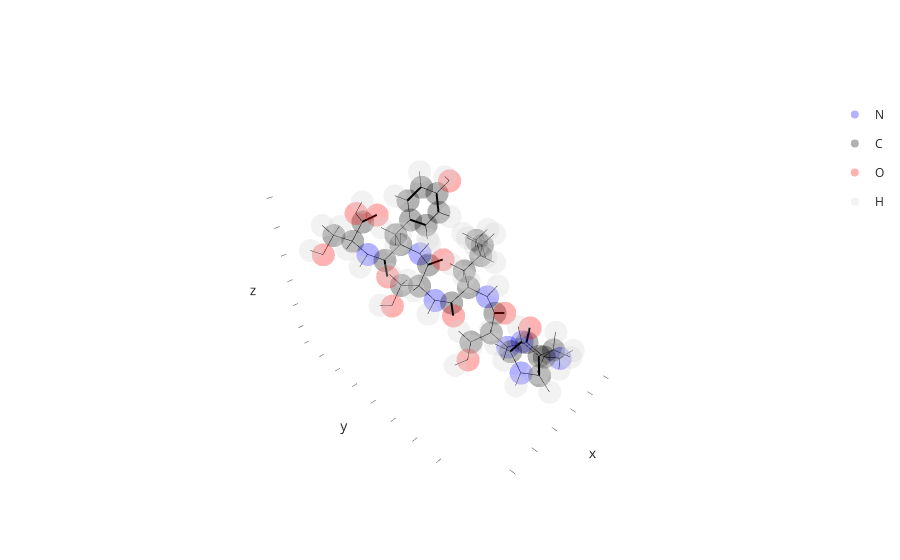

Notebook source saved alongside this figure:
### Code cell
# structure.rotate_descendants(10, 24, 50)
structure.show()

### Figure 1 — Plotly figure (JSON) as saved in the notebook; plotly's stock layout.template omitted (floating-point values rounded to 4 significant figures; data arrays with more than 128 entries replaced by an {"elided": "..."} marker saying what was removed)
{"data": [{"customdata": [["N", 1, 1, "HIS", "A"], ["ND1", 7, 1, "HIS", "A"], ["NE2", 10, 1, "HIS", "A"], ["N", 20, 2, "SER", "A"], ["N", 31, 3, "LEU", "A"], ["N", 50, 4, "SER", "A"], ["N", 61, 5, "TYR", "A"], ["N", 82, 6, "SER", "A"]], "hovertemplate": "atom_element=N<br>x=%{x}<br>y=%{y}<br>z=%{z}<br>atom_id=%{customdata[0]}<br>atom_serial=%{customdata[1]}<br>residue_serial=%{customdata[2]}<br>residue_name=%{customdata[3]}<br>chain_id=%{customdata[4]}<extra></extra>", "legendgroup": "N", "marker": {"color": "blue", "opacity": 0.3, "symbol": "circle"}, "mode": "markers", "name": "N", "scene": "scene", "showlegend": true, "type": "scatter3d", "x": [-0.04, 3.38, 5.058, 2.212, 1.526, 4.597, 3.265, 6.486], "y": [-1.21, -2.075, -0.801, -3.905, -6.431, -8.274, -11.11, -12.55], "z": [0.053, 3.129, 2.662, 0.7647, 3.232, 3.566, 5.331, 6.028]}, {"customdata": {"elided": "30x5 mixed values"}, "hovertemplate": "atom_element=C<br>x=%{x}<br>y=%{y}<br>z=%{z}<br>atom_id=%{customdata[0]}<br>atom_serial=%{customdata[1]}<br>residue_serial=%{customdata[2]}<br>residue_name=%{customdata[3]}<br>chain_id=%{customdata[4]}<extra></extra>", "legendgroup": "C", "marker": {"color": "black", "opacity": 0.3, "symbol": "circle"}, "mode": "markers", "name": "C", "scene": "scene", "showlegend": true, "type": "scatter3d", "x": [1.172, 1.083, 1.484, 2.94, 3.96, 4.693, 2.342, 2.048, 3.762, 2.339, 3.465, 1.48, 0.3531, -0.5152, 0.9523, 4.747, 3.665, 6.119, 4.096, 5.439, 3.403, 2.078, 0.941, 2.0, -0.2752, 0.787, -0.3564, 6.652, 5.438, 7.902], "y": [-1.709, -3.207, -0.975, -1.06, -0.251, -1.908, -5.26, -5.299, -5.772, -7.43, -7.883, -8.638, -8.189, -9.394, -7.584, -9.599, -9.848, -9.731, -12.1, -12.21, -13.47, -13.37, -13.02, -13.63, -12.93, -13.53, -13.19, -13.9, -14.3, -13.97], "z": [0.652, 0.905, 1.962, 2.353, 2.046, 3.317, 1.262, 2.755, 1.017, 3.895, 2.977, 4.268, 5.201, 5.57, 6.471, 4.133, 5.175, 4.795, 5.984, 5.275, 5.953, 6.663, 5.956, 8.019, 6.604, 8.672, 7.965, 6.538, 7.364, 7.417]}, {"customdata": [["O", 4, 1, "HIS", "A"], ["O", 23, 2, "SER", "A"], ["OG", 25, 2, "SER", "A"], ["O", 34, 3, "LEU", "A"], ["O", 53, 4, "SER", "A"], ["OG", 55, 4, "SER", "A"], ["O", 64, 5, "TYR", "A"], ["OH", 72, 5, "TYR", "A"], ["O", 85, 6, "SER", "A"], ["OG", 87, 6, "SER", "A"], ["OXT", 88, 6, "SER", "A"]], "hovertemplate": "atom_element=O<br>x=%{x}<br>y=%{y}<br>z=%{z}<br>atom_id=%{customdata[0]}<br>atom_serial=%{customdata[1]}<br>residue_serial=%{customdata[2]}<br>residue_name=%{customdata[3]}<br>chain_id=%{customdata[4]}<extra></extra>", "legendgroup": "O", "marker": {"color": "red", "opacity": 0.3, "symbol": "circle"}, "mode": "markers", "name": "O", "scene": "scene", "showlegend": true, "type": "scatter3d", "x": [0.04, 2.293, 4.039, 3.291, 3.226, 7.138, 5.497, -1.551, 4.823, 9.046, 5.06], "y": [-3.77, -4.331, -5.745, -7.869, -8.916, -9.507, -11.98, -13.1, -13.45, -13.61, -15.58], "z": [1.222, 3.426, -0.3844, 1.785, 5.798, 3.819, 4.094, 8.605, 7.953, 6.644, 7.419]}, {"customdata": {"elided": "45x5 mixed values"}, "hovertemplate": "atom_element=H<br>x=%{x}<br>y=%{y}<br>z=%{z}<br>atom_id=%{customdata[0]}<br>atom_serial=%{customdata[1]}<br>residue_serial=%{customdata[2]}<br>residue_name=%{customdata[3]}<br>chain_id=%{customdata[4]}<extra></extra>", "legendgroup": "H", "marker": {"color": "lightgray", "opacity": 0.3, "symbol": "circle"}, "mode": "markers", "name": "H", "scene": "scene", "showlegend": true, "type": "scatter3d", "x": [-0.102, -0.715, 1.965, 1.215, 0.859, 2.828, 4.108, 5.34, 6.002, 2.517, 1.631, 4.471, 3.856, 4.942, 0.7379, 2.768, 2.092, 1.052, -0.2595, -1.317, -0.942, 0.09685, 1.564, 1.57, 0.1493, 5.388, 4.656, 6.208, 6.233, 7.986, 2.355, 4.26, 3.241, 4.028, 1.004, 2.889, -1.163, 0.7267, -1.959, 7.349, 6.759, 7.793, 8.029, 9.811, 4.286], "y": [-1.155, -0.741, -1.558, 0.087, -1.368, -2.838, 0.647, -2.55, -0.428, -3.903, -5.902, -5.13, -6.793, -6.07, -6.238, -6.998, -9.386, -9.071, -7.443, -9.074, -9.826, -10.14, -8.332, -6.726, -7.264, -8.109, -10.34, -8.99, -10.73, -9.594, -11.15, -11.8, -13.77, -14.21, -12.83, -13.9, -12.66, -13.73, -13.97, -12.29, -14.59, -13.28, -14.99, -13.66, -15.83], "z": [-0.95, 0.634, -0.089, 1.879, 2.775, 3.511, 1.479, 3.892, 2.627, -0.1944, 0.7398, 1.54, 1.386, -0.4973, 3.825, 4.801, 4.772, 3.363, 4.696, 6.235, 4.665, 6.074, 6.975, 6.208, 7.135, 2.967, 3.338, 5.59, 5.216, 4.275, 5.759, 7.02, 4.919, 6.451, 4.897, 8.569, 6.052, 9.732, 8.56, 5.582, 5.7, 8.255, 7.795, 7.233, 7.943]}, {"hoverinfo": "skip", "line": {"color": "black", "width": 1}, "mode": "lines", "showlegend": false, "type": "scatter3d", "x": [-0.04, 1.172], "y": [-1.21, -1.709], "z": [0.053, 0.652]}, {"hoverinfo": "skip", "line": {"color": "black", "width": 1}, "mode": "lines", "showlegend": false, "type": "scatter3d", "x": [-0.04, -0.102], "y": [-1.21, -1.155], "z": [0.053, -0.95]}, {"hoverinfo": "skip", "line": {"color": "black", "width": 1}, "mode": "lines", "showlegend": false, "type": "scatter3d", "x": [-0.04, -0.715], "y": [-1.21, -0.741], "z": [0.053, 0.634]}, {"hoverinfo": "skip", "line": {"color": "black", "width": 1}, "mode": "lines", "showlegend": false, "type": "scatter3d", "x": [1.172, 1.083], "y": [-1.709, -3.207], "z": [0.652, 0.905]}, {"hoverinfo": "skip", "line": {"color": "black", "width": 1}, "mode": "lines", "showlegend": false, "type": "scatter3d", "x": [1.172, 1.484], "y": [-1.709, -0.975], "z": [0.652, 1.962]}, {"hoverinfo": "skip", "line": {"color": "black", "width": 1}, "mode": "lines", "showlegend": false, "type": "scatter3d", "x": [1.172, 1.965], "y": [-1.709, -1.558], "z": [0.652, -0.089]}, {"hoverinfo": "skip", "line": {"color": "black", "width": 4}, "mode": "lines", "showlegend": false, "type": "scatter3d", "x": [1.083, 0.04], "y": [-3.207, -3.77], "z": [0.905, 1.222]}, {"hoverinfo": "skip", "line": {"color": "black", "width": 1}, "mode": "lines", "showlegend": false, "type": "scatter3d", "x": [1.083, 2.212], "y": [-3.207, -3.905], "z": [0.905, 0.7647]}, {"hoverinfo": "skip", "line": {"color": "black", "width": 1}, "mode": "lines", "showlegend": false, "type": "scatter3d", "x": [1.484, 2.94], "y": [-0.975, -1.06], "z": [1.962, 2.353]}, {"hoverinfo": "skip", "line": {"color": "black", "width": 1}, "mode": "lines", "showlegend": false, "type": "scatter3d", "x": [1.484, 1.215], "y": [-0.975, 0.087], "z": [1.962, 1.879]}, {"hoverinfo": "skip", "line": {"color": "black", "width": 1}, "mode": "lines", "showlegend": false, "type": "scatter3d", "x": [1.484, 0.859], "y": [-0.975, -1.368], "z": [1.962, 2.775]}, {"hoverinfo": "skip", "line": {"color": "black", "width": 1}, "mode": "lines", "showlegend": false, "type": "scatter3d", "x": [2.94, 3.38], "y": [-1.06, -2.075], "z": [2.353, 3.129]}, {"hoverinfo": "skip", "line": {"color": "black", "width": 4}, "mode": "lines", "showlegend": false, "type": "scatter3d", "x": [2.94, 3.96], "y": [-1.06, -0.251], "z": [2.353, 2.046]}, {"hoverinfo": "skip", "line": {"color": "black", "width": 4}, "mode": "lines", "showlegend": false, "type": "scatter3d", "x": [3.38, 4.693], "y": [-2.075, -1.908], "z": [3.129, 3.317]}, {"hoverinfo": "skip", "line": {"color": "black", "width": 1}, "mode": "lines", "showlegend": false, "type": "scatter3d", "x": [3.38, 2.828], "y": [-2.075, -2.838], "z": [3.129, 3.511]}, {"hoverinfo": "skip", "line": {"color": "black", "width": 1}, "mode": "lines", "showlegend": false, "type": "scatter3d", "x": [3.96, 5.058], "y": [-0.251, -0.801], "z": [2.046, 2.662]}, {"hoverinfo": "skip", "line": {"color": "black", "width": 1}, "mode": "lines", "showlegend": false, "type": "scatter3d", "x": [3.96, 4.108], "y": [-0.251, 0.647], "z": [2.046, 1.479]}, {"hoverinfo": "skip", "line": {"color": "black", "width": 1}, "mode": "lines", "showlegend": false, "type": "scatter3d", "x": [4.693, 5.058], "y": [-1.908, -0.801], "z": [3.317, 2.662]}, {"hoverinfo": "skip", "line": {"color": "black", "width": 1}, "mode": "lines", "showlegend": false, "type": "scatter3d", "x": [4.693, 5.34], "y": [-1.908, -2.55], "z": [3.317, 3.892]}, {"hoverinfo": "skip", "line": {"color": "black", "width": 1}, "mode": "lines", "showlegend": false, "type": "scatter3d", "x": [5.058, 6.002], "y": [-0.801, -0.428], "z": [2.662, 2.627]}, {"hoverinfo": "skip", "line": {"color": "black", "width": 1}, "mode": "lines", "showlegend": false, "type": "scatter3d", "x": [2.212, 2.342], "y": [-3.905, -5.26], "z": [0.7647, 1.262]}, {"hoverinfo": "skip", "line": {"color": "black", "width": 1}, "mode": "lines", "showlegend": false, "type": "scatter3d", "x": [2.212, 2.517], "y": [-3.905, -3.903], "z": [0.7647, -0.1944]}, {"hoverinfo": "skip", "line": {"color": "black", "width": 1}, "mode": "lines", "showlegend": false, "type": "scatter3d", "x": [2.342, 2.048], "y": [-5.26, -5.299], "z": [1.262, 2.755]}, {"hoverinfo": "skip", "line": {"color": "black", "width": 1}, "mode": "lines", "showlegend": false, "type": "scatter3d", "x": [2.342, 3.762], "y": [-5.26, -5.772], "z": [1.262, 1.017]}, {"hoverinfo": "skip", "line": {"color": "black", "width": 1}, "mode": "lines", "showlegend": false, "type": "scatter3d", "x": [2.342, 1.631], "y": [-5.26, -5.902], "z": [1.262, 0.7398]}, {"hoverinfo": "skip", "line": {"color": "black", "width": 4}, "mode": "lines", "showlegend": false, "type": "scatter3d", "x": [2.048, 2.293], "y": [-5.299, -4.331], "z": [2.755, 3.426]}, {"hoverinfo": "skip", "line": {"color": "black", "width": 1}, "mode": "lines", "showlegend": false, "type": "scatter3d", "x": [2.048, 1.526], "y": [-5.299, -6.431], "z": [2.755, 3.232]}, {"hoverinfo": "skip", "line": {"color": "black", "width": 1}, "mode": "lines", "showlegend": false, "type": "scatter3d", "x": [3.762, 4.039], "y": [-5.772, -5.745], "z": [1.017, -0.3844]}, {"hoverinfo": "skip", "line": {"color": "black", "width": 1}, "mode": "lines", "showlegend": false, "type": "scatter3d", "x": [3.762, 4.471], "y": [-5.772, -5.13], "z": [1.017, 1.54]}, {"hoverinfo": "skip", "line": {"color": "black", "width": 1}, "mode": "lines", "showlegend": false, "type": "scatter3d", "x": [3.762, 3.856], "y": [-5.772, -6.793], "z": [1.017, 1.386]}, {"hoverinfo": "skip", "line": {"color": "black", "width": 1}, "mode": "lines", "showlegend": false, "type": "scatter3d", "x": [4.039, 4.942], "y": [-5.745, -6.07], "z": [-0.3844, -0.4973]}, {"hoverinfo": "skip", "line": {"color": "black", "width": 1}, "mode": "lines", "showlegend": false, "type": "scatter3d", "x": [1.526, 2.339], "y": [-6.431, -7.43], "z": [3.232, 3.895]}, {"hoverinfo": "skip", "line": {"color": "black", "width": 1}, "mode": "lines", "showlegend": false, "type": "scatter3d", "x": [1.526, 0.7379], "y": [-6.431, -6.238], "z": [3.232, 3.825]}, {"hoverinfo": "skip", "line": {"color": "black", "width": 1}, "mode": "lines", "showlegend": false, "type": "scatter3d", "x": [2.339, 3.465], "y": [-7.43, -7.883], "z": [3.895, 2.977]}, {"hoverinfo": "skip", "line": {"color": "black", "width": 1}, "mode": "lines", "showlegend": false, "type": "scatter3d", "x": [2.339, 1.48], "y": [-7.43, -8.638], "z": [3.895, 4.268]}, {"hoverinfo": "skip", "line": {"color": "black", "width": 1}, "mode": "lines", "showlegend": false, "type": "scatter3d", "x": [2.339, 2.768], "y": [-7.43, -6.998], "z": [3.895, 4.801]}, {"hoverinfo": "skip", "line": {"color": "black", "width": 4}, "mode": "lines", "showlegend": false, "type": "scatter3d", "x": [3.465, 3.291], "y": [-7.883, -7.869], "z": [2.977, 1.785]}, {"hoverinfo": "skip", "line": {"color": "black", "width": 1}, "mode": "lines", "showlegend": false, "type": "scatter3d", "x": [3.465, 4.597], "y": [-7.883, -8.274], "z": [2.977, 3.566]}, {"hoverinfo": "skip", "line": {"color": "black", "width": 1}, "mode": "lines", "showlegend": false, "type": "scatter3d", "x": [1.48, 0.3531], "y": [-8.638, -8.189], "z": [4.268, 5.201]}, {"hoverinfo": "skip", "line": {"color": "black", "width": 1}, "mode": "lines", "showlegend": false, "type": "scatter3d", "x": [1.48, 2.092], "y": [-8.638, -9.386], "z": [4.268, 4.772]}, {"hoverinfo": "skip", "line": {"color": "black", "width": 1}, "mode": "lines", "showlegend": false, "type": "scatter3d", "x": [1.48, 1.052], "y": [-8.638, -9.071], "z": [4.268, 3.363]}, {"hoverinfo": "skip", "line": {"color": "black", "width": 1}, "mode": "lines", "showlegend": false, "type": "scatter3d", "x": [0.3531, -0.5152], "y": [-8.189, -9.394], "z": [5.201, 5.57]}, {"hoverinfo": "skip", "line": {"color": "black", "width": 1}, "mode": "lines", "showlegend": false, "type": "scatter3d", "x": [0.3531, 0.9523], "y": [-8.189, -7.584], "z": [5.201, 6.471]}, {"hoverinfo": "skip", "line": {"color": "black", "width": 1}, "mode": "lines", "showlegend": false, "type": "scatter3d", "x": [0.3531, -0.2595], "y": [-8.189, -7.443], "z": [5.201, 4.696]}, {"hoverinfo": "skip", "line": {"color": "black", "width": 1}, "mode": "lines", "showlegend": false, "type": "scatter3d", "x": [-0.5152, -1.317], "y": [-9.394, -9.074], "z": [5.57, 6.235]}, {"hoverinfo": "skip", "line": {"color": "black", "width": 1}, "mode": "lines", "showlegend": false, "type": "scatter3d", "x": [-0.5152, -0.942], "y": [-9.394, -9.826], "z": [5.57, 4.665]}, {"hoverinfo": "skip", "line": {"color": "black", "width": 1}, "mode": "lines", "showlegend": false, "type": "scatter3d", "x": [-0.5152, 0.09685], "y": [-9.394, -10.14], "z": [5.57, 6.074]}, {"hoverinfo": "skip", "line": {"color": "black", "width": 1}, "mode": "lines", "showlegend": false, "type": "scatter3d", "x": [0.9523, 1.564], "y": [-7.584, -8.332], "z": [6.471, 6.975]}, {"hoverinfo": "skip", "line": {"color": "black", "width": 1}, "mode": "lines", "showlegend": false, "type": "scatter3d", "x": [0.9523, 1.57], "y": [-7.584, -6.726], "z": [6.471, 6.208]}, {"hoverinfo": "skip", "line": {"color": "black", "width": 1}, "mode": "lines", "showlegend": false, "type": "scatter3d", "x": [0.9523, 0.1493], "y": [-7.584, -7.264], "z": [6.471, 7.135]}, {"hoverinfo": "skip", "line": {"color": "black", "width": 1}, "mode": "lines", "showlegend": false, "type": "scatter3d", "x": [4.597, 4.747], "y": [-8.274, -9.599], "z": [3.566, 4.133]}, {"hoverinfo": "skip", "line": {"color": "black", "width": 1}, "mode": "lines", "showlegend": false, "type": "scatter3d", "x": [4.597, 5.388], "y": [-8.274, -8.109], "z": [3.566, 2.967]}, {"hoverinfo": "skip", "line": {"color": "black", "width": 1}, "mode": "lines", "showlegend": false, "type": "scatter3d", "x": [4.747, 3.665], "y": [-9.599, -9.848], "z": [4.133, 5.175]}, {"hoverinfo": "skip", "line": {"color": "black", "width": 1}, "mode": "lines", "showlegend": false, "type": "scatter3d", "x": [4.747, 6.119], "y": [-9.599, -9.731], "z": [4.133, 4.795]}, {"hoverinfo": "skip", "line": {"color": "black", "width": 1}, "mode": "lines", "showlegend": false, "type": "scatter3d", "x": [4.747, 4.656], "y": [-9.599, -10.34], "z": [4.133, 3.338]}, {"hoverinfo": "skip", "line": {"color": "black", "width": 4}, "mode": "lines", "showlegend": false, "type": "scatter3d", "x": [3.665, 3.226], "y": [-9.848, -8.916], "z": [5.175, 5.798]}, {"hoverinfo": "skip", "line": {"color": "black", "width": 1}, "mode": "lines", "showlegend": false, "type": "scatter3d", "x": [3.665, 3.265], "y": [-9.848, -11.11], "z": [5.175, 5.331]}, {"hoverinfo": "skip", "line": {"color": "black", "width": 1}, "mode": "lines", "showlegend": false, "type": "scatter3d", "x": [6.119, 7.138], "y": [-9.731, -9.507], "z": [4.795, 3.819]}, {"hoverinfo": "skip", "line": {"color": "black", "width": 1}, "mode": "lines", "showlegend": false, "type": "scatter3d", "x": [6.119, 6.208], "y": [-9.731, -8.99], "z": [4.795, 5.59]}, {"hoverinfo": "skip", "line": {"color": "black", "width": 1}, "mode": "lines", "showlegend": false, "type": "scatter3d", "x": [6.119, 6.233], "y": [-9.731, -10.73], "z": [4.795, 5.216]}, {"hoverinfo": "skip", "line": {"color": "black", "width": 1}, "mode": "lines", "showlegend": false, "type": "scatter3d", "x": [7.138, 7.986], "y": [-9.507, -9.594], "z": [3.819, 4.275]}, {"hoverinfo": "skip", "line": {"color": "black", "width": 1}, "mode": "lines", "showlegend": false, "type": "scatter3d", "x": [3.265, 4.096], "y": [-11.11, -12.1], "z": [5.331, 5.984]}, {"hoverinfo": "skip", "line": {"color": "black", "width": 1}, "mode": "lines", "showlegend": false, "type": "scatter3d", "x": [3.265, 2.355], "y": [-11.11, -11.15], "z": [5.331, 5.759]}, {"hoverinfo": "skip", "line": {"color": "black", "width": 1}, "mode": "lines", "showlegend": false, "type": "scatter3d", "x": [4.096, 5.439], "y": [-12.1, -12.21], "z": [5.984, 5.275]}, {"hoverinfo": "skip", "line": {"color": "black", "width": 1}, "mode": "lines", "showlegend": false, "type": "scatter3d", "x": [4.096, 3.403], "y": [-12.1, -13.47], "z": [5.984, 5.953]}, {"hoverinfo": "skip", "line": {"color": "black", "width": 1}, "mode": "lines", "showlegend": false, "type": "scatter3d", "x": [4.096, 4.26], "y": [-12.1, -11.8], "z": [5.984, 7.02]}, {"hoverinfo": "skip", "line": {"color": "black", "width": 4}, "mode": "lines", "showlegend": false, "type": "scatter3d", "x": [5.439, 5.497], "y": [-12.21, -11.98], "z": [5.275, 4.094]}, {"hoverinfo": "skip", "line": {"color": "black", "width": 1}, "mode": "lines", "showlegend": false, "type": "scatter3d", "x": [5.439, 6.486], "y": [-12.21, -12.55], "z": [5.275, 6.028]}, {"hoverinfo": "skip", "line": {"color": "black", "width": 1}, "mode": "lines", "showlegend": false, "type": "scatter3d", "x": [3.403, 2.078], "y": [-13.47, -13.37], "z": [5.953, 6.663]}, {"hoverinfo": "skip", "line": {"color": "black", "width": 1}, "mode": "lines", "showlegend": false, "type": "scatter3d", "x": [3.403, 3.241], "y": [-13.47, -13.77], "z": [5.953, 4.919]}, {"hoverinfo": "skip", "line": {"color": "black", "width": 1}, "mode": "lines", "showlegend": false, "type": "scatter3d", "x": [3.403, 4.028], "y": [-13.47, -14.21], "z": [5.953, 6.451]}, {"hoverinfo": "skip", "line": {"color": "black", "width": 4}, "mode": "lines", "showlegend": false, "type": "scatter3d", "x": [2.078, 0.941], "y": [-13.37, -13.02], "z": [6.663, 5.956]}, {"hoverinfo": "skip", "line": {"color": "black", "width": 1}, "mode": "lines", "showlegend": false, "type": "scatter3d", "x": [2.078, 2.0], "y": [-13.37, -13.63], "z": [6.663, 8.019]}, {"hoverinfo": "skip", "line": {"color": "black", "width": 1}, "mode": "lines", "showlegend": false, "type": "scatter3d", "x": [0.941, -0.2752], "y": [-13.02, -12.93], "z": [5.956, 6.604]}, {"hoverinfo": "skip", "line": {"color": "black", "width": 1}, "mode": "lines", "showlegend": false, "type": "scatter3d", "x": [0.941, 1.004], "y": [-13.02, -12.83], "z": [5.956, 4.897]}, {"hoverinfo": "skip", "line": {"color": "black", "width": 4}, "mode": "lines", "showlegend": false, "type": "scatter3d", "x": [2.0, 0.787], "y": [-13.63, -13.53], "z": [8.019, 8.672]}, {"hoverinfo": "skip", "line": {"color": "black", "width": 1}, "mode": "lines", "showlegend": false, "type": "scatter3d", "x": [2.0, 2.889], "y": [-13.63, -13.9], "z": [8.019, 8.569]}, {"hoverinfo": "skip", "line": {"color": "black", "width": 4}, "mode": "lines", "showlegend": false, "type": "scatter3d", "x": [-0.2752, -0.3564], "y": [-12.93, -13.19], "z": [6.604, 7.965]}, {"hoverinfo": "skip", "line": {"color": "black", "width": 1}, "mode": "lines", "showlegend": false, "type": "scatter3d", "x": [-0.2752, -1.163], "y": [-12.93, -12.66], "z": [6.604, 6.052]}, {"hoverinfo": "skip", "line": {"color": "black", "width": 1}, "mode": "lines", "showlegend": false, "type": "scatter3d", "x": [0.787, -0.3564], "y": [-13.53, -13.19], "z": [8.672, 7.965]}, {"hoverinfo": "skip", "line": {"color": "black", "width": 1}, "mode": "lines", "showlegend": false, "type": "scatter3d", "x": [0.787, 0.7267], "y": [-13.53, -13.73], "z": [8.672, 9.732]}, {"hoverinfo": "skip", "line": {"color": "black", "width": 1}, "mode": "lines", "showlegend": false, "type": "scatter3d", "x": [-0.3564, -1.551], "y": [-13.19, -13.1], "z": [7.965, 8.605]}, {"hoverinfo": "skip", "line": {"color": "black", "width": 1}, "mode": "lines", "showlegend": false, "type": "scatter3d", "x": [-1.551, -1.959], "y": [-13.1, -13.97], "z": [8.605, 8.56]}, {"hoverinfo": "skip", "line": {"color": "black", "width": 1}, "mode": "lines", "showlegend": false, "type": "scatter3d", "x": [6.486, 6.652], "y": [-12.55, -13.9], "z": [6.028, 6.538]}, {"hoverinfo": "skip", "line": {"color": "black", "width": 1}, "mode": "lines", "showlegend": false, "type": "scatter3d", "x": [6.486, 7.349], "y": [-12.55, -12.29], "z": [6.028, 5.582]}, {"hoverinfo": "skip", "line": {"color": "black", "width": 1}, "mode": "lines", "showlegend": false, "type": "scatter3d", "x": [6.652, 5.438], "y": [-13.9, -14.3], "z": [6.538, 7.364]}, {"hoverinfo": "skip", "line": {"color": "black", "width": 1}, "mode": "lines", "showlegend": false, "type": "scatter3d", "x": [6.652, 7.902], "y": [-13.9, -13.97], "z": [6.538, 7.417]}, {"hoverinfo": "skip", "line": {"color": "black", "width": 1}, "mode": "lines", "showlegend": false, "type": "scatter3d", "x": [6.652, 6.759], "y": [-13.9, -14.59], "z": [6.538, 5.7]}, {"hoverinfo": "skip", "line": {"color": "black", "width": 4}, "mode": "lines", "showlegend": false, "type": "scatter3d", "x": [5.438, 4.823], "y": [-14.3, -13.45], "z": [7.364, 7.953]}, {"hoverinfo": "skip", "line": {"color": "black", "width": 1}, "mode": "lines", "showlegend": false, "type": "scatter3d", "x": [5.438, 5.06], "y": [-14.3, -15.58], "z": [7.364, 7.419]}, {"hoverinfo": "skip", "line": {"color": "black", "width": 1}, "mode": "lines", "showlegend": false, "type": "scatter3d", "x": [7.902, 9.046], "y": [-13.97, -13.61], "z": [7.417, 6.644]}, {"hoverinfo": "skip", "line": {"color": "black", "width": 1}, "mode": "lines", "showlegend": false, "type": "scatter3d", "x": [7.902, 7.793], "y": [-13.97, -13.28], "z": [7.417, 8.255]}, {"hoverinfo": "skip", "line": {"color": "black", "width": 1}, "mode": "lines", "showlegend": false, "type": "scatter3d", "x": [7.902, 8.029], "y": [-13.97, -14.99], "z": [7.417, 7.795]}, {"hoverinfo": "skip", "line": {"color": "black", "width": 1}, "mode": "lines", "showlegend": false, "type": "scatter3d", "x": [9.046, 9.811], "y": [-13.61, -13.66], "z": [6.644, 7.233]}, {"hoverinfo": "skip", "line": {"color": "black", "width": 1}, "mode": "lines", "showlegend": false, "type": "scatter3d", "x": [5.06, 4.286], "y": [-15.58, -15.83], "z": [7.419, 7.943]}], "layout": {"scene": {"xaxis": {"showgrid": false, "showline": false, "showticklabels": false}, "yaxis": {"showgrid": false, "showline": false, "showticklabels": false}, "zaxis": {"showgrid": false, "showline": false, "showticklabels": false}}}}
